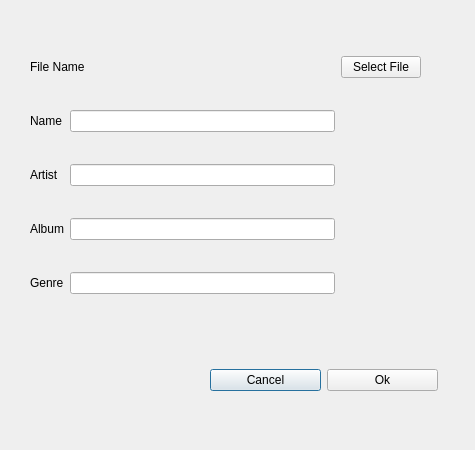
<?xml version="1.0" encoding="UTF-8"?>
<ui version="4.0">
 <class>library</class>
 <widget class="QDialog" name="library">
  <property name="geometry">
   <rect>
    <x>0</x>
    <y>0</y>
    <width>475</width>
    <height>450</height>
   </rect>
  </property>
  <property name="windowTitle">
   <string>Dialog</string>
  </property>
  <widget class="QWidget" name="horizontalLayoutWidget">
   <property name="geometry">
    <rect>
     <x>210</x>
     <y>340</y>
     <width>228</width>
     <height>80</height>
    </rect>
   </property>
   <layout class="QHBoxLayout" name="horizontalLayout">
    <item>
     <widget class="QPushButton" name="cancelButton">
      <property name="text">
       <string>Cancel</string>
      </property>
     </widget>
    </item>
    <item>
     <widget class="QPushButton" name="okButton">
      <property name="text">
       <string>Ok</string>
      </property>
     </widget>
    </item>
   </layout>
  </widget>
  <widget class="QWidget" name="gridLayoutWidget">
   <property name="geometry">
    <rect>
     <x>30</x>
     <y>30</y>
     <width>391</width>
     <height>291</height>
    </rect>
   </property>
   <layout class="QGridLayout" name="gridLayout">
    <item row="2" column="1">
     <widget class="QLabel" name="artistLabel">
      <property name="text">
       <string>Artist</string>
      </property>
     </widget>
    </item>
    <item row="0" column="3">
     <widget class="QPushButton" name="selectFile">
      <property name="text">
       <string>Select File</string>
      </property>
     </widget>
    </item>
    <item row="2" column="2">
     <widget class="QLineEdit" name="artist"/>
    </item>
    <item row="1" column="1">
     <widget class="QLabel" name="nameLabel">
      <property name="text">
       <string>Name</string>
      </property>
     </widget>
    </item>
    <item row="3" column="2">
     <widget class="QLineEdit" name="album"/>
    </item>
    <item row="0" column="1" colspan="2">
     <widget class="QLabel" name="file">
      <property name="sizePolicy">
       <sizepolicy hsizetype="Fixed" vsizetype="Fixed">
        <horstretch>0</horstretch>
        <verstretch>0</verstretch>
       </sizepolicy>
      </property>
      <property name="text">
       <string>File Name</string>
      </property>
     </widget>
    </item>
    <item row="4" column="1">
     <widget class="QLabel" name="genreLabel">
      <property name="text">
       <string>Genre</string>
      </property>
     </widget>
    </item>
    <item row="1" column="2">
     <widget class="QLineEdit" name="name"/>
    </item>
    <item row="4" column="2">
     <widget class="QLineEdit" name="genre"/>
    </item>
    <item row="3" column="1">
     <widget class="QLabel" name="albumLabel">
      <property name="text">
       <string>Album</string>
      </property>
     </widget>
    </item>
   </layout>
  </widget>
  <widget class="QTableWidget" name="playlistItems">
   <property name="geometry">
    <rect>
     <x>540</x>
     <y>400</y>
     <width>20</width>
     <height>20</height>
    </rect>
   </property>
  </widget>
 </widget>
 <resources/>
 <connections/>
</ui>
